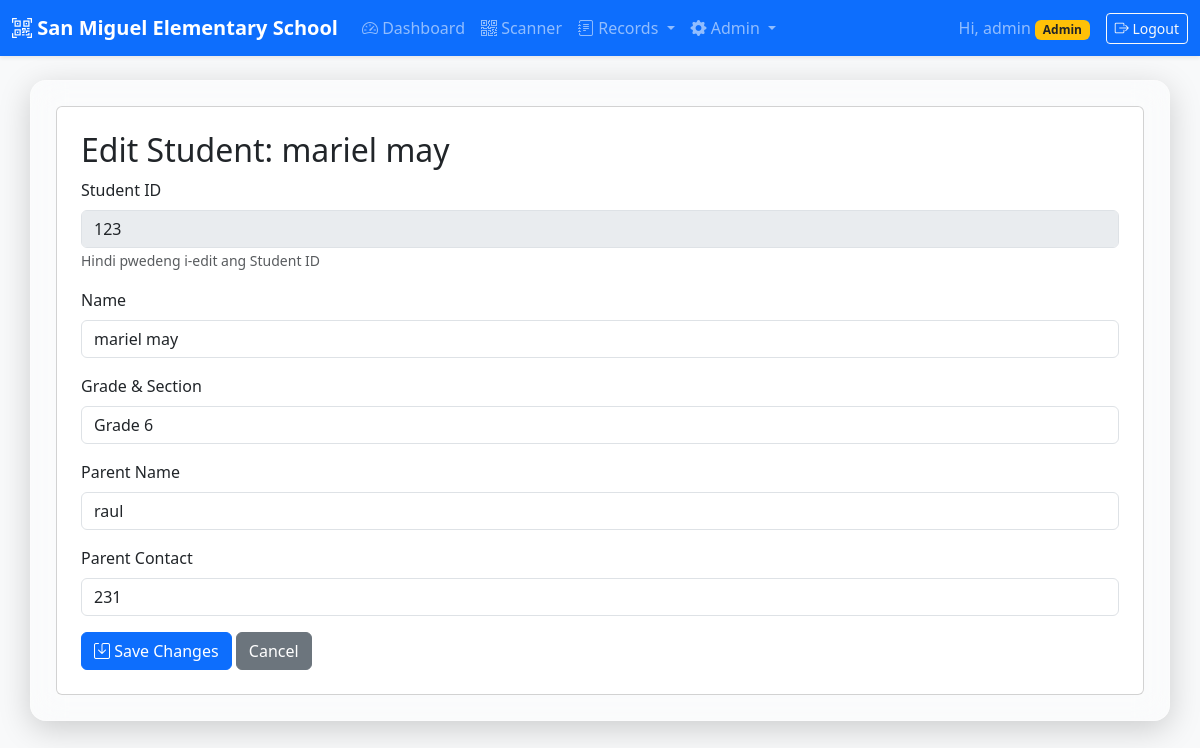
Page /edit_student/123  (signed in) on the committed database.
### tables this page shows
CREATE TABLE students (id INTEGER PRIMARY KEY AUTOINCREMENT, student_id TEXT UNIQUE NOT NULL, name TEXT NOT NULL, grade_section TEXT NOT NULL, parent_name TEXT, parent_contact TEXT, qr_code_path TEXT);

### app.py (the view, shortened to what this page needs)
@app.route('/edit_student/<student_id>', methods=['GET', 'POST'])
def edit_student(student_id):
    if not session.get('logged_in') or session['role']!= 'Admin': flash('Unauthorized! Admin access only.', 'danger'); return redirect(url_for('dashboard'))
    db = get_db()
    student = db.execute("SELECT * FROM students WHERE student_id =?", (student_id,)).fetchone()
    return render_template('edit_student.html', student=student, school=SCHOOL_NAME, grade=GRADE_LEVEL)

### app.py (called while the page is built)
def get_db():
    db = getattr(g, '_database', None)
    if db is None:
        db = g._database = sqlite3.connect(DATABASE, timeout=10.0) # AYOS: May timeout na
        db.row_factory = sqlite3.Row
    return db

@app.teardown_appcontext
def close_connection(exception):
    db = getattr(g, '_database', None)
    if db is not None: db.close()

### templates/edit_student.html
{% extends "base.html" %}
{% block content %}
<div class="card p-4">
    <h2>Edit Student: {{ student[2] }}</h2>
    <form method="POST">
        <div class="mb-3">
            <label class="form-label">Student ID</label>
            <input type="text" class="form-control" value="{{ student[1] }}" disabled>
            <small class="text-muted">Hindi pwedeng i-edit ang Student ID</small>
        </div>
        <div class="mb-3">
            <label class="form-label">Name</label>
            <input type="text" name="name" class="form-control" value="{{ student[2] }}" required>
        </div>
        <div class="mb-3">
            <label class="form-label">Grade & Section</label>
            <input type="text" name="grade_section" class="form-control" value="{{ student[3] }}" required>
        </div>
        <div class="mb-3">
            <label class="form-label">Parent Name</label>
            <input type="text" name="parent_name" class="form-control" value="{{ student[4] }}">
        </div>
        <div class="mb-3">
            <label class="form-label">Parent Contact</label>
            <input type="text" name="parent_contact" class="form-control" value="{{ student[5] }}">
        </div>
        <button type="submit" class="btn btn-primary"><i class="bi bi-save"></i> Save Changes</button>
        <a href="{{ url_for('students') }}" class="btn btn-secondary">Cancel</a>
    </form>
</div>
{% endblock %}

### rows in the picture
students: name "mariel may", student "123", grade_section "Grade 6", parent_name "raul", parent_contact "231"

### other values in the picture
{{ school }} "San Miguel Elementary School"
{{ session['username'] }} "admin"
{{ session['role'] }} "Admin"
